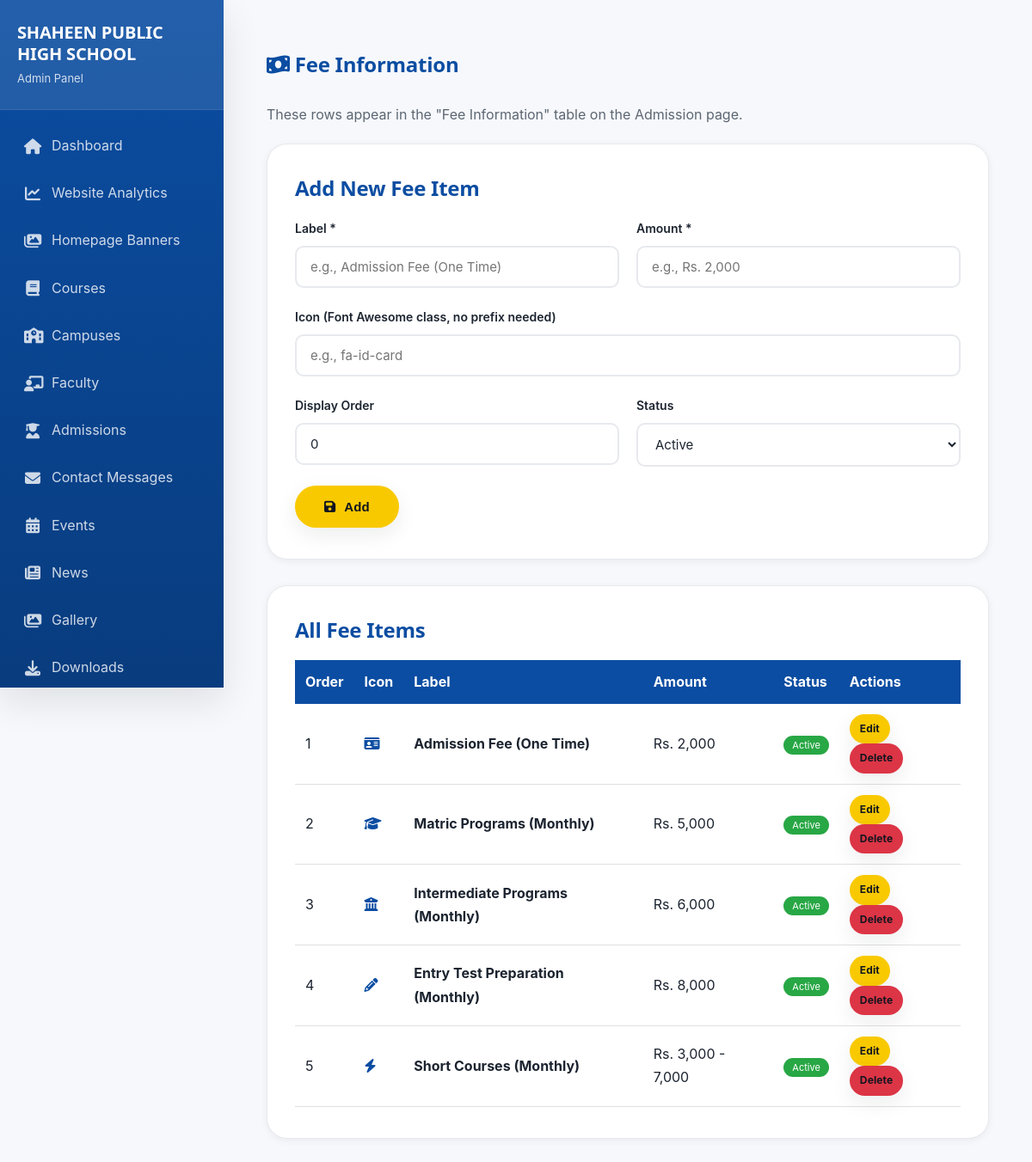
/AdminCP/manage_fee_items.php (signed in), run on the app's committed database.
### tables this page shows
CREATE TABLE `fee_items` (
  `id` int(11) NOT NULL,
  `icon` varchar(50) DEFAULT NULL,
  `label` varchar(200) NOT NULL,
  `amount` varchar(100) NOT NULL,
  `display_order` int(11) DEFAULT 0,
  `status` enum('active','inactive') DEFAULT 'active',
  `created_at` timestamp NOT NULL DEFAULT current_timestamp()
);

### AdminCP/manage_fee_items.php (the view, shortened to what this page needs)
<?php
require_once '../includes/config.php';
$edit_item = null;
$fee_items = mysqli_query($conn, "SELECT * FROM fee_items ORDER BY display_order ASC, id ASC");
?>
<!DOCTYPE html>
<html lang="en">
<head>
    <link rel="stylesheet" href="../css/style.css">
    <link rel="stylesheet" href="https://cdnjs.cloudflare.com/ajax/libs/font-awesome/6.4.0/css/all.min.css">
    <link rel="stylesheet" href="assets/admin.css">
</head>
<body style="background: var(--bg-light);">
<div class="admin-shell">
<?php $active_page = 'manage_fee_items.php'; include 'includes/sidebar.php'; ?>
<div class="main-content">
    <div class="container" style="padding: 30px 20px;">
        <div style="display: flex; justify-content: space-between; align-items: center; margin-bottom: 30px; flex-wrap: wrap; gap: 15px;">
            <div class="admin-topbar-left">
                <h1 style="color: var(--primary-color); margin:0;"><i class="fas fa-money-bill-wave"></i> Fee Information</h1>
            </div>
        </div>
        <p style="color: var(--text-light); margin-bottom: 20px;">These rows appear in the "Fee Information" table on the Admission page.</p>
        <div class="card" style="margin-bottom: 30px;">
            <h2 style="color: var(--primary-color); margin-bottom: 20px;"><?php echo $edit_item ? 'Edit Fee Item' : 'Add New Fee Item'; ?></h2>
            <form method="POST">
                <div style="display: grid; grid-template-columns: 1fr 1fr; gap: 20px;">
                    <div class="form-group">
                        <label>Label *</label>
                        <input type="text" name="label" required value="<?php echo $edit_item ? htmlspecialchars($edit_item['label']) : ''; ?>" placeholder="e.g., Admission Fee (One Time)">
                    </div>
                    <div class="form-group">
                        <label>Amount *</label>
                        <input type="text" name="amount" required value="<?php echo $edit_item ? htmlspecialchars($edit_item['amount']) : ''; ?>" placeholder="e.g., Rs. 2,000">
                    </div>
                </div>
                <div class="form-group">
                    <label>Icon (Font Awesome class, no prefix needed)</label>
                    <input type="text" name="icon" value="<?php echo $edit_item ? htmlspecialchars($edit_item['icon']) : ''; ?>" placeholder="e.g., fa-id-card">
                </div>
                <div style="display: grid; grid-template-columns: 1fr 1fr; gap: 20px;">
                    <div class="form-group">
                        <label>Display Order</label>
                        <input type="number" name="display_order" value="<?php echo $edit_item ? intval($edit_item['display_order']) : 0; ?>">
                    </div>
                    <div class="form-group">
                        <label>Status</label>
                        <select name="status">
                            <option value="active" <?php echo (!$edit_item || $edit_item['status'] == 'active') ? 'selected' : ''; ?>>Active</option>
                        </select>
                    </div>
                </div>
                <button type="submit" class="btn btn-primary"><i class="fas fa-save"></i> <?php echo $edit_item ? 'Update' : 'Add'; ?></button>
            </form>
        </div>
        <div class="card">
            <h2 style="color: var(--primary-color); margin-bottom: 20px;">All Fee Items</h2>
            <?php if ($fee_items && mysqli_num_rows($fee_items) > 0): ?>
                <table style="width: 100%; border-collapse: collapse;">
                    <thead>
                        <tr style="background: var(--primary-color); color: white;">
                            <th style="padding: 12px; text-align: left;">Order</th>
                            <th style="padding: 12px; text-align: left;">Icon</th>
                            <th style="padding: 12px; text-align: left;">Label</th>
                            <th style="padding: 12px; text-align: left;">Amount</th>
                            <th style="padding: 12px; text-align: left;">Status</th>
                            <th style="padding: 12px; text-align: left;">Actions</th>
                        </tr>
                    </thead>
                    <tbody>
                        <?php while ($item = mysqli_fetch_assoc($fee_items)): ?>
                            <tr style="border-bottom: 1px solid #e0e0e0;">
                                <td style="padding: 12px;"><?php echo intval($item['display_order']); ?></td>
                                <td style="padding: 12px;"><i class="fas <?php echo htmlspecialchars($item['icon']); ?>" style="color: var(--primary-color);"></i></td>
                                <td style="padding: 12px;"><strong><?php echo htmlspecialchars($item['label']); ?></strong></td>
                                <td style="padding: 12px;"><?php echo htmlspecialchars($item['amount']); ?></td>
                                <td style="padding: 12px;"><span style="background: <?php echo $item['status'] == 'active' ? '#28a745' : '#dc3545'; ?>; color: white; padding: 4px 10px; border-radius: 20px; font-size: 11px;"><?php echo ucfirst($item['status']); ?></span></td>
                                <td style="padding: 12px;">
                                    <a href="?edit=<?php echo $item['id']; ?>" class="btn btn-primary" style="padding: 5px 10px; font-size: 12px; margin-right: 5px;">Edit</a>
                                    <a href="?action=delete&id=<?php echo $item['id']; ?>" class="btn btn-primary" style="padding: 5px 10px; font-size: 12px; background: #dc3545;" onclick="return confirm('Delete this fee item?')">Delete</a>
                                </td>
                            </tr>
                        <?php endwhile; ?>
                    </tbody>
                </table>
            <?php else: ?>
                <p style="text-align: center; padding: 30px; color: var(--text-light);">No fee items yet.</p>
            <?php endif; ?>
        </div>
    </div>
    </div>
</div>
</body>
</html>

### css/style.css (style rules this page uses)
:root { --primary-color: #0B4DA2; --secondary-color: #FFFFFF; --accent-color: #F9C900; --ink: #10151f; --text-dark: #1c2430; --text-light: #5c6672; --muted: #8892a0; --border-color: #e7e9ee; --bg-light: #f6f8fb; --surface: #ffffff; --primary-dark: #0a3a7a; --primary-dark: color-mix(in srgb, var(--primary-color) 78%, black); --primary-soft: #eaf1fb; --primary-soft: color-mix(in srgb, var(--primary-color) 8%, white); --accent-dark: #d1a900; --accent-dark: color-mix(in srgb, var(--accent-color) 80%, black); --font-display: 'Plus Jakarta Sans', 'Poppins', 'Segoe UI', sans-serif; --font-body: 'Inter', 'Segoe UI', Tahoma, Geneva, Verdana, sans-serif; --radius-sm: 10px; --radius-md: 16px; --radius-lg: 24px; --radius-pill: 999px; --shadow-xs: 0 2px 8px rgba(16, 21, 31, 0.06); --shadow-sm: 0 8px 24px rgba(16, 21, 31, 0.08); --shadow-md: 0 16px 40px rgba(16, 21, 31, 0.10); --shadow-lg: 0 30px 70px rgba(16, 21, 31, 0.14); --shadow: var(--shadow-sm); --shadow-lg-legacy: var(--shadow-md); --container-width: 1240px; --transition: 280ms cubic-bezier(.4,0,.2,1); }
* { margin: 0; padding: 0; box-sizing: border-box; }
html { scroll-behavior: smooth; }
body { font-family: var(--font-body); color: var(--text-dark); line-height: 1.7; overflow-x: hidden; background: var(--surface); -webkit-font-smoothing: antialiased; -moz-osx-font-smoothing: grayscale; }
h1, h2, h3, h4, h5, h6 { font-family: var(--font-display); color: var(--ink); line-height: 1.25; letter-spacing: -0.01em; }
a { text-decoration: none; color: inherit; transition: color var(--transition), background var(--transition), border-color var(--transition), transform var(--transition), box-shadow var(--transition); }
p { color: var(--text-light); }
.container { max-width: var(--container-width); margin: 0 auto; padding: 0 24px; }
.btn { display: inline-flex; align-items: center; justify-content: center; gap: 10px; padding: 14px 32px; border-radius: var(--radius-pill); font-weight: 700; font-size: 15px; letter-spacing: .01em; transition: all var(--transition); cursor: pointer; border: 2px solid transparent; }
.btn-primary { background: var(--accent-color); color: var(--ink); box-shadow: var(--shadow-sm); }
.card { background: var(--surface); border-radius: var(--radius-lg); padding: 36px 32px; box-shadow: var(--shadow-xs); transition: all var(--transition); border: 1px solid var(--border-color); }
.form-group { margin-bottom: 22px; }
.form-group label { display: block; margin-bottom: 8px; font-weight: 600; color: var(--text-dark); font-size: 14px; }
.form-group input, .form-group select, .form-group textarea { width: 100%; padding: 13px 16px; border: 2px solid var(--border-color); border-radius: var(--radius-sm); font-size: 15px; transition: all var(--transition); font-family: inherit; background: var(--surface); color: var(--text-dark); }

### AdminCP/assets/admin.css (style rules this page uses)
* { margin: 0; padding: 0; box-sizing: border-box; }
html, body { height: 100%; }
body { background: var(--bg-light, #f5f7fa); font-family: var(--font-body, 'Segoe UI'), Tahoma, Geneva, Verdana, sans-serif; }
.admin-shell { display: grid; grid-template-columns: 260px minmax(0, 1fr); min-height: 100vh; }
.main-content { min-width: 0; padding: 30px; }
.admin-topbar-left { display: flex; align-items: center; gap: 14px; min-width: 0; }
.admin-topbar-left h1 { color: var(--primary-color, #0B4DA2); font-size: 24px; }

### data on the page
fee_items: display_order "1", label "Admission Fee (One Time)", amount "Rs. 2,000", status "Active"
fee_items: display_order "2", label "Matric Programs (Monthly)", amount "Rs. 5,000", status "Active"
fee_items: display_order "3", label "Intermediate Programs (Monthly)", amount "Rs. 6,000", status "Active"
fee_items: display_order "4", label "Entry Test Preparation (Monthly)", amount "Rs. 8,000", status "Active"
fee_items: display_order "5", label "Short Courses (Monthly)", amount "Rs. 3,000 - 7,000", status "Active"

### other printed values
SITE_NAME "SHAHEEN PUBLIC HIGH SCHOOL"
$label "Dashboard"
$label "Website Analytics"
$label "Homepage Banners"
$label "Courses"
$label "Campuses"
$label "Faculty"
$label "Admissions"
$label "Contact Messages"
$label "Events"
$label "News"
$label "Gallery"
$label "Downloads"
